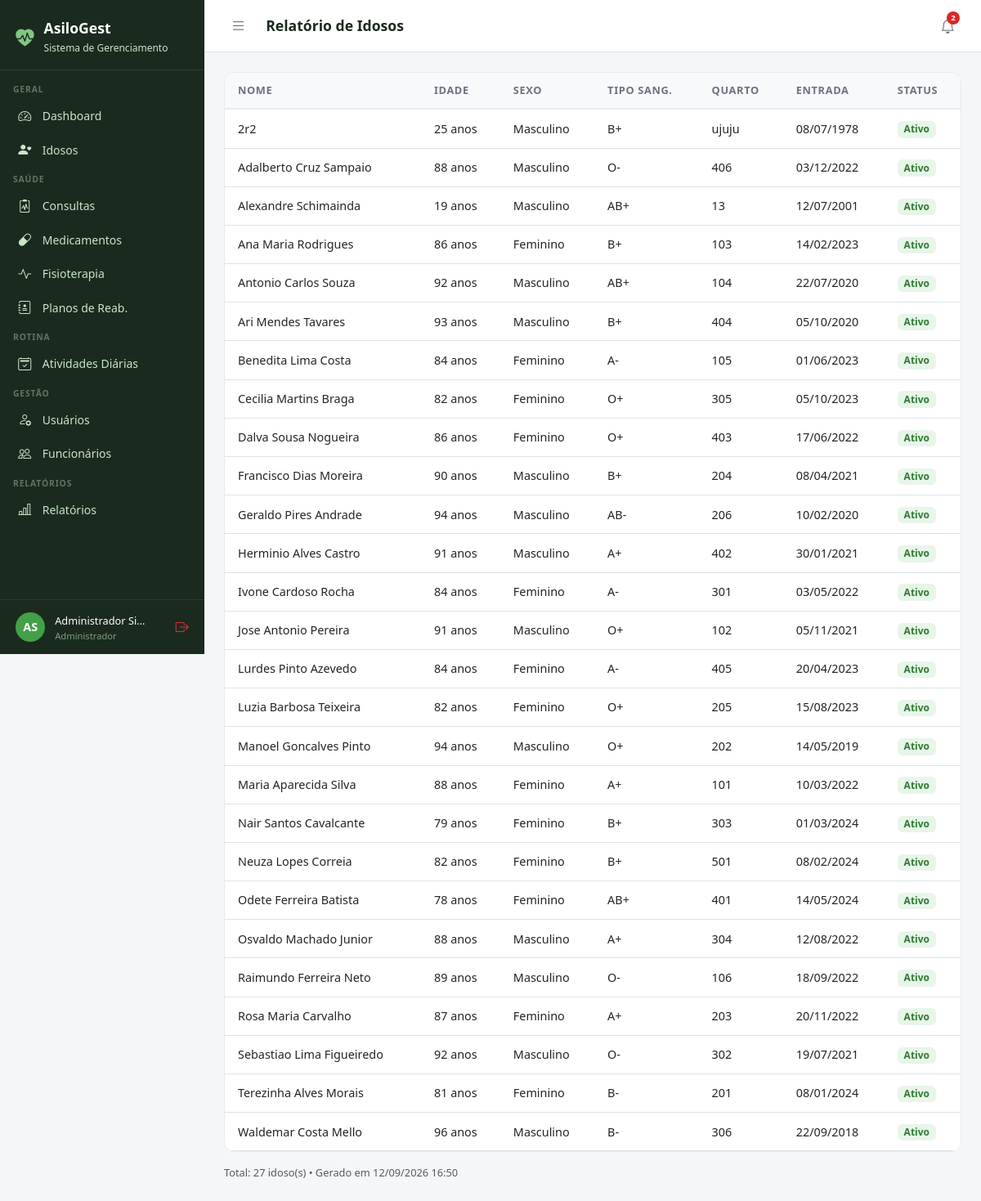
Page /relatorios/idosos/ (signed in) on the committed database.
### core/models.py (models this page shows, shortened)
class Usuario(AbstractUser):
    PERFIL_CHOICES = [
        ('administrador', 'Administrador'),
        ('medico', 'Médico'),
        ('fisioterapeuta', 'Fisioterapeuta'),
        ('enfermeiro', 'Enfermeiro(a)'),
        ('recepcionista', 'Recepcionista'),
        ('familiar', 'Familiar do Idoso'),
    ]
    perfil = models.CharField(
        max_length=20, choices=PERFIL_CHOICES,
        default='recepcionista', verbose_name='Perfil de Acesso'
    )
    telefone = models.CharField(max_length=15, blank=True, verbose_name='Telefone')
    cpf = models.CharField(max_length=14, unique=True, null=True, blank=True, verbose_name='CPF')
    foto = models.ImageField(upload_to='usuarios/', blank=True, null=True, verbose_name='Foto')
    data_nascimento = models.DateField(null=True, blank=True, verbose_name='Data de Nascimento')
    especialidade = models.CharField(
        max_length=100, blank=True, verbose_name='Especialidade',
        help_text='Preencha para Médico ou Fisioterapeuta'
    )
    data_admissao = models.DateField(null=True, blank=True, verbose_name='Data de Admissão')
    primeiro_acesso = models.BooleanField(
        default=True, verbose_name='Primeiro Acesso',
        help_text='Usuário deve definir senha no primeiro login'
    )
    ativo = models.BooleanField(default=True, verbose_name='Ativo')
    criado_em = models.DateTimeField(auto_now_add=True)
    class Meta:
        verbose_name = 'Usuário'
        verbose_name_plural = 'Usuários'
        ordering = ['first_name', 'last_name']
    @property
    def is_administrador(self):
        return self.perfil == 'administrador' or self.is_superuser
    @property
    def is_fisioterapeuta(self):
        return self.perfil == 'fisioterapeuta'
    @property
    def is_familiar(self):
        return self.perfil == 'familiar'
    @property
    def pode_ver_saude(self):
        return (self.is_administrador or self.is_medico
                or self.is_fisioterapeuta or self.is_enfermeiro)
    @property
    def pode_cadastrar_usuarios(self):
        return self.is_administrador or self.is_recepcionista
    @property
    def pode_administrar(self):
        return self.is_administrador

### idosos/models.py (models this page shows, shortened)
class Idoso(models.Model):
    SEXO_CHOICES = [('M', 'Masculino'), ('F', 'Feminino')]
    TIPO_SANGUINEO = [('A+','A+'),('A-','A-'),('B+','B+'),('B-','B-'),('AB+','AB+'),('AB-','AB-'),('O+','O+'),('O-','O-')]
    STATUS_CHOICES = [('ativo','Ativo'),('inativo','Inativo'),('internado','Internado'),('falecido','Falecido')]
    nome = models.CharField(max_length=150, verbose_name='Nome Completo')
    data_nascimento = models.DateField(verbose_name='Data de Nascimento')
    sexo = models.CharField(max_length=1, choices=SEXO_CHOICES)
    cpf = models.CharField(max_length=14, unique=True, null=True, blank=True)
    rg = models.CharField(max_length=20, blank=True)
    tipo_sanguineo = models.CharField(max_length=3, choices=TIPO_SANGUINEO, blank=True)
    foto = models.ImageField(upload_to='idosos/', blank=True, null=True)
    status = models.CharField(max_length=10, choices=STATUS_CHOICES, default='ativo')
    endereco = models.CharField(max_length=200, blank=True)
    cidade = models.CharField(max_length=100, blank=True)
    estado = models.CharField(max_length=2, blank=True)
    cep = models.CharField(max_length=9, blank=True)
    alergias = models.TextField(blank=True, verbose_name='Alergias')
    condicoes_medicas = models.TextField(blank=True, verbose_name='Condições Médicas')
    observacoes = models.TextField(blank=True, verbose_name='Observações Gerais')
    data_entrada = models.DateField(verbose_name='Data de Entrada')
    numero_quarto = models.CharField(max_length=10, blank=True, verbose_name='Quarto')
    criado_em = models.DateTimeField(auto_now_add=True)
    atualizado_em = models.DateTimeField(auto_now=True)
    class Meta:
        verbose_name = 'Idoso'
        verbose_name_plural = 'Idosos'
        ordering = ['nome']
    @property
    def idade(self):
        from datetime import date
        hoje = date.today()
        return hoje.year - self.data_nascimento.year - (
            (hoje.month, hoje.day) < (self.data_nascimento.month, self.data_nascimento.day)
        )

### relatorios/views.py (the view)
# urls.py: path('idosos/', views.idosos_relatorio, name='idosos'),
@login_required
@perfil_required('administrador', 'medico', 'recepcionista')
def idosos_relatorio(request):
    from idosos.models import Idoso
    idosos = Idoso.objects.all().order_by('nome')
    ctx = {'idosos': idosos, 'hoje': date.today()}
    if request.GET.get('pdf'):
        html = render_to_string('relatorios/pdf/idosos.html', ctx)
        return _pdf_response(html, 'relatorio_idosos.pdf')
    return render(request, 'relatorios/idosos.html', ctx)

### templates/relatorios/idosos.html
{% extends 'base.html' %}
{% block title %}Relatório de Idosos{% endblock %}{% block page_title %}Relatório de Idosos{% endblock %}
{% block content %}
<div class="table-card"><table class="table table-hover" id="tabela">
<thead><tr><th>Nome</th><th>Idade</th><th>Sexo</th><th>Tipo Sang.</th><th>Quarto</th><th>Entrada</th><th>Status</th></tr></thead>
<tbody>{% for i in idosos %}<tr>
  <td>{{ i.nome }}</td><td>{{ i.idade }} anos</td><td>{{ i.get_sexo_display }}</td>
  <td>{{ i.tipo_sanguineo|default:"–" }}</td><td>{{ i.numero_quarto|default:"–" }}</td>
  <td>{{ i.data_entrada|date:"d/m/Y" }}</td>
  <td><span class="badge" style="background:#E8F5E9;color:#2E7D32;font-size:.75rem;">{{ i.get_status_display }}</span></td>
</tr>{% empty %}<tr><td colspan="7" class="text-center py-4 text-muted">Nenhum registro.</td></tr>{% endfor %}</tbody>
</table></div>
<div class="mt-3 text-muted" style="font-size:.8rem;">Total: {{ idosos|length }} idoso(s) &bull; Gerado em {% now "d/m/Y H:i" %}</div>{% endblock %}

### templates/base.html (shortened to what this page needs)
<!DOCTYPE html>
<html lang="pt-br">
<head>
  <link href="https://cdn.jsdelivr.net/npm/bootstrap@5.3.0/dist/css/bootstrap.min.css" rel="stylesheet">
  <link href="https://cdn.jsdelivr.net/npm/bootstrap-icons@1.11.0/font/bootstrap-icons.css" rel="stylesheet">
</head>
<body>
{% if user.is_authenticated %}
<div id="sidebar">
  <div class="sidebar-brand">
    <i class="bi bi-heart-pulse-fill" style="color:#81C784;font-size:1.4rem;"></i>
    <div>
      <h5 style="margin:0;">AsiloGest</h5>
      <small>Sistema de Gerenciamento</small>
    </div>
  </div>
  <nav class="sidebar-nav">
    <div class="nav-section">Geral</div>
    <a href="{% url 'dashboard' %}" class="sidebar-link {% if request.resolver_match.url_name == 'dashboard' %}active{% endif %}">
      <i class="bi bi-speedometer2"></i> Dashboard
    </a>
    <a href="{% url 'idosos:lista' %}" class="sidebar-link">
      <i class="bi bi-person-heart"></i>
      {% if user.is_familiar %}Meus Familiares{% else %}Idosos{% endif %}
    </a>
    {% if user.pode_ver_saude or user.is_familiar %}
    <div class="nav-section">Saúde</div>
    <a href="{% url 'consultas:lista' %}" class="sidebar-link">
      <i class="bi bi-clipboard2-pulse"></i> Consultas
    </a>
    <a href="{% url 'medicamentos:lista' %}" class="sidebar-link">
      <i class="bi bi-capsule"></i> Medicamentos
    </a>
    <a href="{% url 'fisioterapia:lista' %}" class="sidebar-link">
      <i class="bi bi-activity"></i> Fisioterapia
    </a>
    {% if user.pode_ver_saude and not user.is_familiar %}
    <a href="{% url 'fisioterapia:planos_lista' %}" class="sidebar-link">
      <i class="bi bi-journal-medical"></i> Planos de Reab.
    </a>
    {% endif %}
    {% endif %}
    <div class="nav-section">Rotina</div>
    <a href="{% url 'atividades:lista' %}" class="sidebar-link">
      <i class="bi bi-calendar2-check"></i> Atividades Diárias
    </a>
    {% if user.pode_cadastrar_usuarios %}
    <div class="nav-section">Gestão</div>
    <a href="{% url 'usuarios_lista' %}" class="sidebar-link">
      <i class="bi bi-person-gear"></i> Usuários
    </a>
    {% endif %}
    {% if user.pode_administrar %}
    <a href="{% url 'funcionarios:lista' %}" class="sidebar-link">
      <i class="bi bi-people"></i> Funcionários
    </a>
    {% endif %}
    {% if user.pode_ver_saude or user.pode_administrar %}
    <div class="nav-section">Relatórios</div>
    <a href="{% url 'relatorios:lista' %}" class="sidebar-link">
      <i class="bi bi-bar-chart-line"></i> Relatórios
    </a>
    {% endif %}
  </nav>
  <div class="sidebar-user">
    <div class="avatar">{{ user.first_name|first|upper }}{{ user.last_name|first|upper }}</div>
    <div class="info" style="min-width:0;flex:1;">
      <span>{{ user.get_full_name|truncatechars:18 }}</span>
      <small>{{ user.get_perfil_display }}</small>
    </div>
    <a href="{% url 'logout' %}" class="text-danger" title="Sair" style="flex-shrink:0;">
      <i class="bi bi-box-arrow-right"></i>
    </a>
  </div>
</div>
<div id="main">
  <div class="topbar">
    <div class="topbar-left">
      <button class="btn-toggle-sidebar" onclick="toggleSidebar()" title="Menu">
        <i class="bi bi-list"></i>
      </button>
      <h4>{% block page_title %}{% endblock %}</h4>
    </div>
    <div class="d-flex align-items-center gap-2">
      <div style="position:relative;">
        <button class="notif-btn" id="notifBtn" onclick="toggleNotif()" title="Notificações">
          <i class="bi bi-bell"></i>
          {% if notif_count %}
          <span class="notif-badge">{{ notif_count }}</span>
          {% endif %}
        </button>
      </div>
    </div>
  </div>
  <div class="content">
    {% block content %}{% endblock %}
  </div>
</div>
{% else %}
{% block full_content %}{% endblock %}
{% endif %}
</body>
</html>

### templates/base.html (style rules this page uses)
:root { --sidebar-width: 250px; --primary: #2E7D32; --primary-light: #43A047; --accent: #1565C0; --bg-sidebar: #1B2A1E; --bg-sidebar-hover: #2E4A33; --text-sidebar: #C8E6C9; --transition: 0.3s ease; }
body { background: #F4F6F8; font-family: 'Segoe UI', sans-serif; }
#sidebar { position: fixed; top: 0; left: 0; width: var(--sidebar-width); height: 100vh; background: var(--bg-sidebar); z-index: 1000; display: flex; flex-direction: column; overflow-y: auto; transition: transform var(--transition); }
.sidebar-brand { padding: 1.5rem 1.2rem 1rem; border-bottom: 1px solid rgba(255,255,255,0.08); display: flex; align-items: center; gap: .75rem; }
.sidebar-brand h5 { color: #fff; font-weight: 700; margin: 0; font-size: 1.1rem; }
.sidebar-brand small { color: var(--text-sidebar); font-size: .75rem; }
.sidebar-nav { padding: .5rem 0; flex: 1; }
.nav-section { padding: .5rem 1rem .2rem; color: rgba(200,230,201,.4); font-size: .65rem; font-weight: 700; letter-spacing: .08em; text-transform: uppercase; }
.sidebar-link { display: flex; align-items: center; gap: .65rem; padding: .55rem 1.2rem; color: var(--text-sidebar); text-decoration: none; font-size: .875rem; transition: all .2s; border-left: 3px solid transparent; }
.sidebar-link i { font-size: 1rem; width: 1.2rem; }
.sidebar-user { padding: .8rem 1.2rem; border-top: 1px solid rgba(255,255,255,0.08); display: flex; align-items: center; gap: .75rem; }
.sidebar-user .avatar { width: 36px; height: 36px; background: var(--primary-light); border-radius: 50%; display: flex; align-items: center; justify-content: center; color: #fff; font-weight: 700; font-size: .9rem; flex-shrink: 0; }
.sidebar-user .info small { color: rgba(200,230,201,.6); font-size: .7rem; display: block; }
.sidebar-user .info span { color: #fff; font-size: .8rem; }
#main { margin-left: var(--sidebar-width); min-height: 100vh; display: flex; flex-direction: column; transition: margin-left var(--transition); }
.topbar { background: #fff; border-bottom: 1px solid #E0E0E0; padding: .75rem 1.5rem; display: flex; align-items: center; justify-content: space-between; position: sticky; top: 0; z-index: 999; }
.topbar-left { display: flex; align-items: center; gap: 1rem; }
.topbar h4 { margin: 0; font-size: 1.1rem; font-weight: 600; color: #1B2A1E; }
.btn-toggle-sidebar { background: none; border: none; padding: .4rem .5rem; color: #6B7280; cursor: pointer; border-radius: 6px; font-size: 1.2rem; line-height: 1; transition: background .2s, color .2s; }
.notif-btn { position: relative; background: none; border: none; padding: .4rem .5rem; color: #6B7280; cursor: pointer; border-radius: 6px; font-size: 1.1rem; transition: background .2s, color .2s; }
.notif-badge { position: absolute; top: 2px; right: 2px; background: #DC2626; color: #fff; font-size: .6rem; font-weight: 700; min-width: 16px; height: 16px; border-radius: 8px; padding: 0 4px; display: flex; align-items: center; justify-content: center; }
.content { padding: 1.5rem; flex: 1; }
.table-card { background: #fff; border-radius: 12px; border: 1px solid #E8EAF0; overflow: hidden; }
.table-card .table { margin: 0; }
.table thead th { background: #F8F9FA; border-bottom: 2px solid #E8EAF0; font-size: .8rem; font-weight: 600; color: #6B7280; text-transform: uppercase; letter-spacing: .05em; padding: .75rem 1rem; }
.table td { padding: .75rem 1rem; vertical-align: middle; font-size: .9rem; }

### rows in the picture
Usuario: first_name|first "A", last_name|first "S", get_full_name "Administrador Si…", perfil "Administrador"
Idoso: nome "2r2", idade "25", sexo "Masculino", tipo_sanguineo "B+", numero_quarto "ujuju", data_entrada "08/07/1978", status "Ativo"
Idoso: nome "Adalberto Cruz Sampaio", idade "88", sexo "Masculino", tipo_sanguineo "O-", numero_quarto "406", data_entrada "03/12/2022", status "Ativo"
Idoso: nome "Alexandre Schimainda", idade "19", sexo "Masculino", tipo_sanguineo "AB+", numero_quarto "13", data_entrada "12/07/2001", status "Ativo"
Idoso: nome "Ana Maria Rodrigues", idade "86", sexo "Feminino", tipo_sanguineo "B+", numero_quarto "103", data_entrada "14/02/2023", status "Ativo"
Idoso: nome "Antonio Carlos Souza", idade "92", sexo "Masculino", tipo_sanguineo "AB+", numero_quarto "104", data_entrada "22/07/2020", status "Ativo"
Idoso: nome "Ari Mendes Tavares", idade "93", sexo "Masculino", tipo_sanguineo "B+", numero_quarto "404", data_entrada "05/10/2020", status "Ativo"
Idoso: nome "Benedita Lima Costa", idade "84", sexo "Feminino", tipo_sanguineo "A-", numero_quarto "105", data_entrada "01/06/2023", status "Ativo"
Idoso: nome "Cecilia Martins Braga", idade "82", sexo "Feminino", tipo_sanguineo "O+", numero_quarto "305", data_entrada "05/10/2023", status "Ativo"
Idoso: nome "Dalva Sousa Nogueira", idade "86", sexo "Feminino", tipo_sanguineo "O+", numero_quarto "403", data_entrada "17/06/2022", status "Ativo"
Idoso: nome "Francisco Dias Moreira", idade "90", sexo "Masculino", tipo_sanguineo "B+", numero_quarto "204", data_entrada "08/04/2021", status "Ativo"
Idoso: nome "Geraldo Pires Andrade", idade "94", sexo "Masculino", tipo_sanguineo "AB-", numero_quarto "206", data_entrada "10/02/2020", status "Ativo"
Idoso: nome "Herminio Alves Castro", idade "91", sexo "Masculino", tipo_sanguineo "A+", numero_quarto "402", data_entrada "30/01/2021", status "Ativo"
Idoso: nome "Ivone Cardoso Rocha", idade "84", sexo "Feminino", tipo_sanguineo "A-", numero_quarto "301", data_entrada "03/05/2022", status "Ativo"
Idoso: nome "Jose Antonio Pereira", idade "91", sexo "Masculino", tipo_sanguineo "O+", numero_quarto "102", data_entrada "05/11/2021", status "Ativo"
Idoso: nome "Lurdes Pinto Azevedo", idade "84", sexo "Feminino", tipo_sanguineo "A-", numero_quarto "405", data_entrada "20/04/2023", status "Ativo"
Idoso: nome "Luzia Barbosa Teixeira", idade "82", sexo "Feminino", tipo_sanguineo "O+", numero_quarto "205", data_entrada "15/08/2023", status "Ativo"
Idoso: nome "Manoel Goncalves Pinto", idade "94", sexo "Masculino", tipo_sanguineo "O+", numero_quarto "202", data_entrada "14/05/2019", status "Ativo"
Idoso: nome "Maria Aparecida Silva", idade "88", sexo "Feminino", tipo_sanguineo "A+", numero_quarto "101", data_entrada "10/03/2022", status "Ativo"
Idoso: nome "Nair Santos Cavalcante", idade "79", sexo "Feminino", tipo_sanguineo "B+", numero_quarto "303", data_entrada "01/03/2024", status "Ativo"
Idoso: nome "Neuza Lopes Correia", idade "82", sexo "Feminino", tipo_sanguineo "B+", numero_quarto "501", data_entrada "08/02/2024", status "Ativo"
Idoso: nome "Odete Ferreira Batista", idade "78", sexo "Feminino", tipo_sanguineo "AB+", numero_quarto "401", data_entrada "14/05/2024", status "Ativo"
Idoso: nome "Osvaldo Machado Junior", idade "88", sexo "Masculino", tipo_sanguineo "A+", numero_quarto "304", data_entrada "12/08/2022", status "Ativo"
Idoso: nome "Raimundo Ferreira Neto", idade "89", sexo "Masculino", tipo_sanguineo "O-", numero_quarto "106", data_entrada "18/09/2022", status "Ativo"
Idoso: nome "Rosa Maria Carvalho", idade "87", sexo "Feminino", tipo_sanguineo "A+", numero_quarto "203", data_entrada "20/11/2022", status "Ativo"
Idoso: nome "Sebastiao Lima Figueiredo", idade "92", sexo "Masculino", tipo_sanguineo "O-", numero_quarto "302", data_entrada "19/07/2021", status "Ativo"
Idoso: nome "Terezinha Alves Morais", idade "81", sexo "Feminino", tipo_sanguineo "B-", numero_quarto "201", data_entrada "08/01/2024", status "Ativo"
Idoso: nome "Waldemar Costa Mello", idade "96", sexo "Masculino", tipo_sanguineo "B-", numero_quarto "306", data_entrada "22/09/2018", status "Ativo"

### other values in the picture
{{ notif_count }} "2"
{{ idosos|length }} "27"
